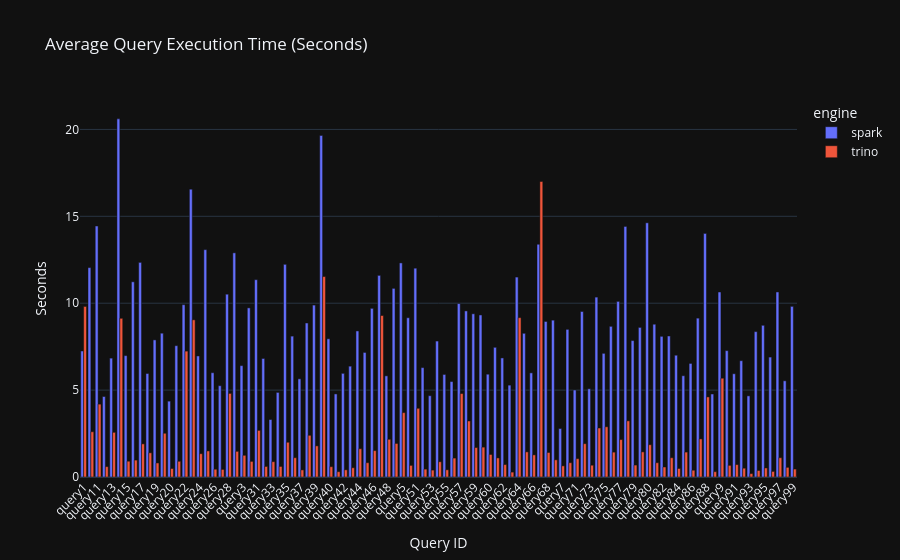

Notebook cell for this chart:
### Markdown cell above
## 1. Execution Time Comparison (Latency)
Lower is better.

### Code cell
avg_latencies = df.groupby(['query_name', 'engine'])['query_time_seconds'].mean().reset_index()

fig = px.bar(avg_latencies, x='query_name', y='query_time_seconds', color='engine', 
             barmode='group', title='Average Query Execution Time (Seconds)',
             labels={'query_time_seconds': 'Seconds', 'query_name': 'Query ID'},
             template='plotly_dark')
fig.update_layout(xaxis_tickangle=-45)
fig.show()

### Figure 1 — Plotly figure (JSON) as saved in the notebook; plotly's stock layout.template omitted (floating-point values rounded to 4 significant figures)
{"data": [{"alignmentgroup": "True", "hovertemplate": "engine=spark<br>Query ID=%{x}<br>Seconds=%{y}<extra></extra>", "legendgroup": "spark", "marker": {"color": "#636efa", "pattern": {"shape": ""}}, "name": "spark", "offsetgroup": "spark", "orientation": "v", "showlegend": true, "textposition": "auto", "type": "bar", "x": ["query1", "query10", "query11", "query12", "query13", "query14", "query15", "query16", "query17", "query18", "query19", "query2", "query20", "query21", "query22", "query23", "query24", "query25", "query26", "query27", "query28", "query29", "query3", "query30", "query31", "query32", "query33", "query34", "query35", "query36", "query37", "query38", "query39", "query4", "query40", "query41", "query42", "query43", "query44", "query45", "query46", "query47", "query48", "query49", "query5", "query50", "query51", "query52", "query53", "query54", "query55", "query56", "query57", "query58", "query59", "query6", "query60", "query61", "query62", "query63", "query64", "query65", "query66", "query67", "query68", "query69", "query7", "query70", "query71", "query72", "query73", "query74", "query75", "query76", "query77", "query78", "query79", "query8", "query80", "query81", "query82", "query83", "query84", "query85", "query86", "query87", "query88", "query89", "query9", "query90", "query91", "query92", "query93", "query94", "query95", "query96", "query97", "query98", "query99"], "xaxis": "x", "y": [7.25, 12.05, 14.44, 4.632, 6.839, 20.61, 6.984, 11.23, 12.35, 5.956, 7.889, 8.275, 4.365, 7.556, 9.915, 16.56, 6.965, 13.08, 6, 5.254, 10.52, 12.9, 6.408, 9.731, 11.35, 6.82, 3.307, 4.867, 12.24, 8.107, 5.649, 8.861, 9.893, 19.65, 7.952, 4.78, 5.964, 6.377, 8.404, 7.167, 9.704, 11.6, 5.82, 10.85, 12.32, 9.163, 12.02, 6.294, 4.678, 7.822, 5.901, 5.492, 9.98, 9.556, 9.391, 9.324, 5.915, 7.462, 6.851, 5.285, 11.5, 8.268, 5.992, 13.39, 8.95, 9.025, 2.789, 8.495, 5.008, 9.523, 5.077, 10.35, 7.115, 8.669, 10.1, 14.42, 7.85, 8.607, 14.63, 8.791, 8.095, 8.113, 7.007, 5.827, 6.535, 9.141, 14.02, 4.776, 10.64, 7.272, 5.941, 6.692, 4.668, 8.365, 8.729, 6.901, 10.65, 5.535, 9.818], "yaxis": "y"}, {"alignmentgroup": "True", "hovertemplate": "engine=trino<br>Query ID=%{x}<br>Seconds=%{y}<extra></extra>", "legendgroup": "trino", "marker": {"color": "#EF553B", "pattern": {"shape": ""}}, "name": "trino", "offsetgroup": "trino", "orientation": "v", "showlegend": true, "textposition": "auto", "type": "bar", "x": ["query1", "query10", "query11", "query12", "query13", "query14", "query15", "query16", "query17", "query18", "query19", "query2", "query20", "query21", "query22", "query23", "query24", "query25", "query26", "query27", "query28", "query29", "query3", "query30", "query31", "query32", "query33", "query34", "query35", "query36", "query37", "query38", "query39", "query4", "query40", "query41", "query42", "query43", "query44", "query45", "query46", "query47", "query48", "query49", "query5", "query50", "query51", "query52", "query53", "query54", "query55", "query56", "query57", "query58", "query59", "query6", "query60", "query61", "query62", "query63", "query64", "query65", "query66", "query67", "query68", "query69", "query7", "query70", "query71", "query72", "query73", "query74", "query75", "query76", "query77", "query78", "query79", "query8", "query80", "query81", "query82", "query83", "query84", "query85", "query86", "query87", "query88", "query89", "query9", "query90", "query91", "query92", "query93", "query94", "query95", "query96", "query97", "query98", "query99"], "xaxis": "x", "y": [9.814, 2.604, 4.193, 0.597, 2.57, 9.131, 0.909, 0.973, 1.907, 1.392, 0.808, 2.516, 0.487, 0.904, 7.243, 9.044, 1.341, 1.5, 0.448, 0.436, 4.809, 1.476, 1.248, 0.899, 2.682, 0.607, 0.882, 0.607, 1.999, 1.11, 0.408, 2.399, 1.791, 11.53, 0.593, 0.306, 0.413, 0.532, 1.627, 0.822, 1.519, 9.291, 2.169, 1.93, 3.705, 0.669, 3.953, 0.454, 0.398, 0.877, 0.415, 1.088, 4.802, 3.224, 1.695, 1.718, 1.297, 1.098, 0.715, 0.282, 9.169, 1.446, 1.274, 17.0, 1.412, 0.988, 0.641, 0.823, 1.055, 1.918, 0.679, 2.819, 2.89, 1.431, 2.154, 3.23, 0.687, 1.446, 1.858, 0.821, 0.577, 1.108, 0.491, 1.434, 0.39, 2.192, 4.608, 0.307, 5.685, 0.67, 0.714, 0.507, 0.197, 0.375, 0.521, 0.321, 1.109, 0.556, 0.457], "yaxis": "y"}], "layout": {"barmode": "group", "legend": {"title": {"text": "engine"}, "tracegroupgap": 0}, "title": {"text": "Average Query Execution Time (Seconds)"}, "xaxis": {"anchor": "y", "domain": [0, 1], "tickangle": -45, "title": {"text": "Query ID"}}, "yaxis": {"anchor": "x", "domain": [0, 1], "title": {"text": "Seconds"}}}}
